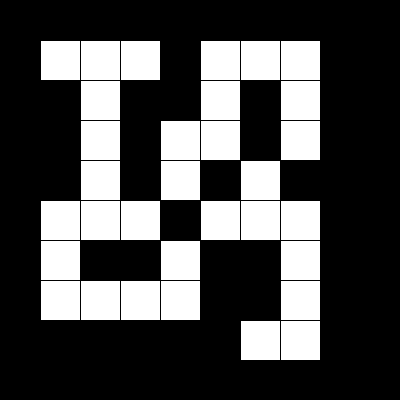
Frame 1 (no input)
Frame 60 (the mouse pressed at the canvas centre just before this capture): identical to frame 1, image omitted
Frame 120 (the mouse held since frame 60 and released just before this capture): identical to frame 1, image omitted

The Processing sketch that drew this single still picture (run headless with seeded random() and noise(); from frame 60 on, the mouse is pressed at the canvas centre):

// Processing sketch: week15_5
// ── week15_5.pde
int [][] maze = {
  {1,1,1,1,1,1,1,1,1,1},
  {1,0,0,0,1,0,0,0,1,1},
  {1,1,0,1,1,0,1,0,1,1},
  {1,1,0,1,0,0,1,0,1,1},
  {1,1,0,1,0,1,0,1,1,1},
  {1,0,0,0,1,0,0,0,1,1},
  {1,0,1,1,0,1,1,0,1,1},
  {1,0,0,0,0,1,1,0,1,1},
  {1,1,1,1,1,1,0,0,1,1},
  {1,1,1,1,1,1,1,1,1,1},
};

void setup() {
  size(400, 400);
}

void draw() {
  for(int i=0; i<maze.length; i++) {
    for(int j=0; j<maze[0].length; j++) {
      if(maze[i][j] == 1) fill(0);
      else fill(255);
      rect(j*40, i*40, 40, 40);
    }
  }
}
